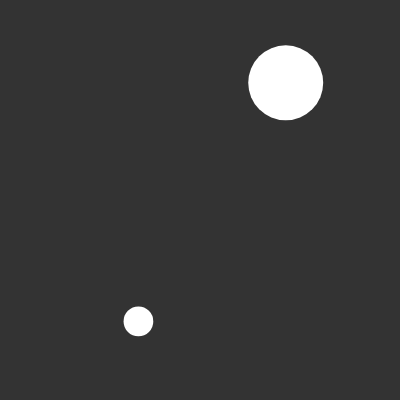
Frame 1 (no input)
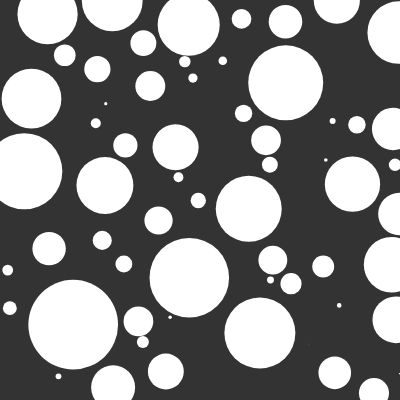
Frame 60 (no input)
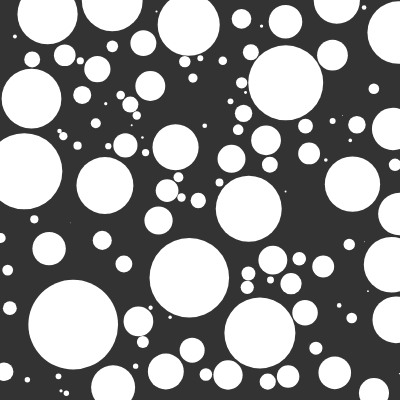
Frame 120 (the mouse pressed at the canvas centre since frame 60)

The p5.js sketch that drew these frames (run headless with seeded random() and noise() and a simulated clock; from frame 60 on, the mouse is pressed at the canvas centre):

// p5.js sketch
// ── sketch.js
const circles = []
const maxrad = 50

function setup() {
    createCanvas(400, 400);
    noStroke()
    circles.push({
        pos: createVector(random(width), random(height)),
        r: random(maxrad)
    })
}

function draw() {
    background(51);

    //add a circle
    let attempts = 0
    while (attempts < 1000) {
        const newCirc = {
            pos: createVector(random(width), random(height)),
            r: random(maxrad)
        }
        failed = false
        for (circ of circles) {
            const d = dist(circ.pos.x, circ.pos.y, newCirc.pos.x, newCirc.pos.y)
            if (!(d >= circ.r + newCirc.r)) {
                failed = true
                break
            }
        }
        if(!failed){
            circles.push(newCirc)
            break
        }
        attempts++;
    }

    //draw all circles
    for (circ of circles) {
        ellipse(circ.pos.x, circ.pos.y, 2 * circ.r)
    }
}
